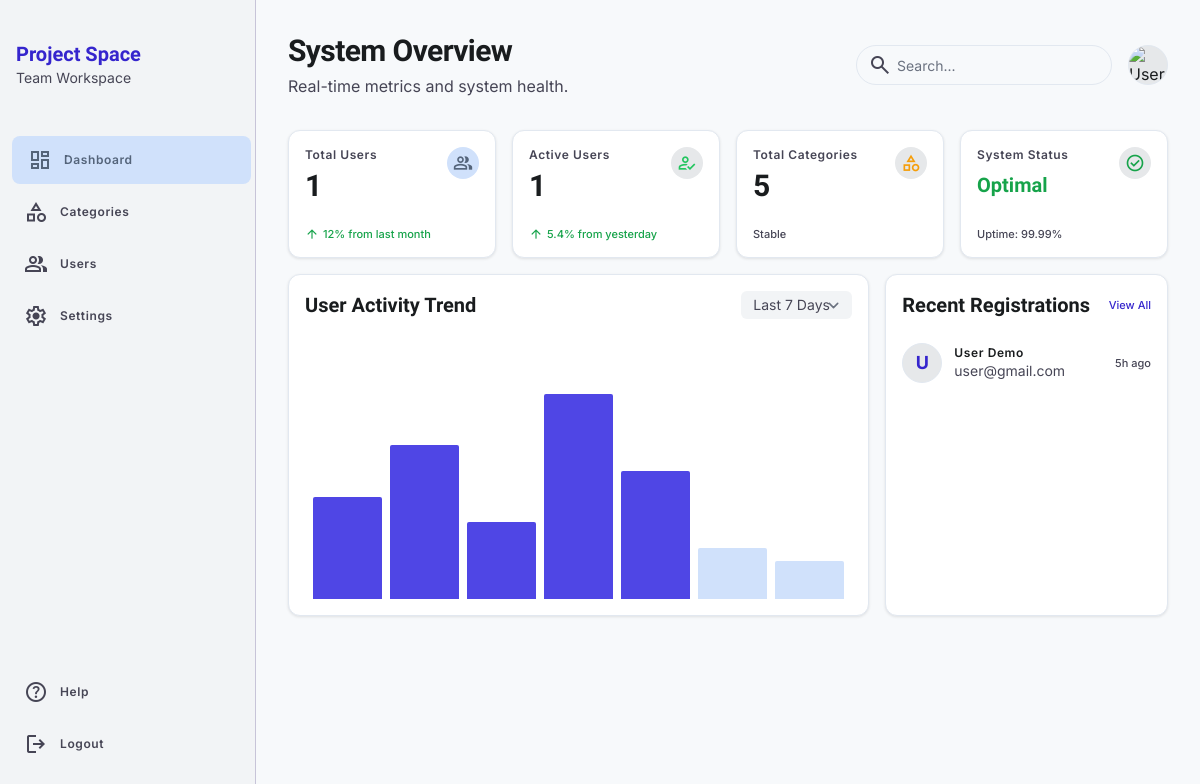
Page /admin/dashboard.php (signed in) on the committed database.
### tables this page shows
CREATE TABLE `users` (
  `id_user` int(11) NOT NULL,
  `nama` varchar(100) NOT NULL,
  `email` varchar(100) NOT NULL,
  `password` varchar(255) NOT NULL,
  `role` enum('user','admin') NOT NULL DEFAULT 'user',
  `status` enum('aktif','nonaktif') NOT NULL DEFAULT 'aktif',
  `created_at` datetime DEFAULT current_timestamp()
);

### admin/dashboard.php (the view, shortened to what the rows shown need)
<?php
require_once '../config/database.php';
$qRecent = mysqli_query($conn, "SELECT nama, email, created_at FROM users WHERE role = 'user' ORDER BY created_at DESC LIMIT 4");
$recentUsers = [];
if ($qRecent) {
    while ($row = mysqli_fetch_assoc($qRecent)) {
        $recentUsers[] = $row;
    }
}
function time_elapsed_string($datetime, $full = false) {
    $now = new DateTime();
    $ago = new DateTime($datetime);
    $diff = $now->diff($ago);
    $diff->w = floor($diff->d / 7);
    $diff->d -= $diff->w * 7;
    $string = array(
        'y' => 'year',
        'm' => 'month',
        'w' => 'week',
        'd' => 'day',
        'h' => 'h',
        'i' => 'm',
        's' => 's',
    );
    foreach ($string as $k => &$v) {
        if ($diff->$k) {
            $v = $diff->$k . $v;
        } else {
            unset($string[$k]);
        }
    }
    if (!$full) $string = array_slice($string, 0, 1);
    return $string ? implode(', ', $string) . ' ago' : 'just now';
}
?>
<!DOCTYPE html>
<html lang="en"><head>
<script src="https://cdn.tailwindcss.com?plugins=forms,container-queries"></script>
<script id="tailwind-config">
        tailwind.config = {
            darkMode: "class",
            theme: {
                extend: {
                    "colors": {
                        "inverse-on-surface": "#eff1f3",
                        "inverse-primary": "#c3c0ff",
                        "primary-fixed-dim": "#c3c0ff",
                        "surface-bright": "#f7f9fb",
                        "surface-container-lowest": "#ffffff",
                        "outline-variant": "#c7c4d8",
                        "surface-tint": "#4d44e3",
                        "priority-high": "#EF4444",
                        "secondary-fixed": "#d3e4fe",
                        "secondary-fixed-dim": "#b7c8e1",
                        "on-error": "#ffffff",
                        "status-todo": "#94A3B8",
                        "border": "#E2E8F0",
                        "on-tertiary-fixed": "#001a42",
                        "tertiary-fixed-dim": "#adc6ff",
                        "error": "#ba1a1a",
                        "surface": "#f7f9fb",
                        "on-secondary-fixed": "#0b1c30",
                        "on-surface-variant": "#464555",
                        "card-bg": "#FFFFFF",
                        "primary-fixed": "#e2dfff",
                        "tertiary": "#004598",
                        "on-secondary-container": "#54647a",
                        "on-tertiary-container": "#cedbff",
                        "secondary-container": "#d0e1fb",
                        "on-tertiary-fixed-variant": "#004395",
                        "priority-low": "#22C55E",
                        "surface-container-low": "#f2f4f6",
                        "on-secondary-fixed-variant": "#38485d",
                        "status-done": "#16A34A",
                        "on-primary-container": "#dad7ff",
                        "tertiary-container": "#005cc6",
                        "outline": "#777587",
                        "error-container": "#ffdad6",
                        "surface-container-high": "#e6e8ea",
                        "primary": "#3525cd",
                        "surface-dim": "#d8dadc",
                        "inverse-surface": "#2d3133",
                        "tertiary-fixed": "#d8e2ff",
                        "priority-medium": "#F59E0B",
                        "on-primary-fixed-variant": "#3323cc",
                        "on-background": "#191c1e",
                        "on-secondary": "#ffffff",
                        "surface-container-highest": "#e0e3e5",
                        "on-error-container": "#93000a",
                        "primary-container": "#4f46e5",
                        "on-tertiary": "#ffffff",
                        "deadline-warning": "#FB923C",
                        "secondary": "#505f76",
                        "background": "#f7f9fb",
                        "on-primary-fixed": "#0f0069",
                        "on-surface": "#191c1e",
                        "on-primary": "#ffffff",
                        "surface-container": "#eceef0",
                        "surface-variant": "#e0e3e5",
                        "text-main": "#1E293B"
                    },
                    "borderRadius": {
                        "DEFAULT": "0.25rem",
                        "lg": "0.5rem",
                        "xl": "0.75rem",
                        "full": "9999px"
                    },
                    "spacing": {
                        "unit": "4px",
                        "gutter": "16px",
                        "margin-mobile": "16px",
                        "container-max-width": "1440px",
                        "margin-desktop": "32px"
                    },
                    "fontFamily": {
                        "body-md": ["Inter"],
                        "headline-lg": ["Hanken Grotesk"],
                        "body-sm": ["Inter"],
                        "label-sm": ["Inter"],
                        "headline-lg-mobile": ["Hanken Grotesk"],
                        "label-md": ["Inter"],
                        "headline-md": ["Hanken Grotesk"]
                    },
                    "fontSize": {
                        "body-md": ["16px", { "lineHeight": "24px", "fontWeight": "400" }],
                        "headline-lg": ["30px", { "lineHeight": "38px", "letterSpacing": "-0.02em", "fontWeight": "700" }],
                        "body-sm": ["14px", { "lineHeight": "20px", "fontWeight": "400" }],
                        "label-sm": ["11px", { "lineHeight": "14px", "fontWeight": "500" }],
                        "headline-lg-mobile": ["24px", { "lineHeight": "32px", "letterSpacing": "-0.01em", "fontWeight": "700" }],
                        "label-md": ["12px", { "lineHeight": "16px", "letterSpacing": "0.05em", "fontWeight": "600" }],
                        "headline-md": ["20px", { "lineHeight": "28px", "fontWeight": "600" }]
                    }
                }
            }
        }
    </script>
</head>
<body class="bg-background text-on-background font-body-md min-h-screen flex text-body-md overflow-x-hidden">
<aside class="hidden md:flex flex-col h-screen py-4 gap-2 bg-surface-container-low dark:bg-inverse-surface border-r border-outline-variant fixed left-0 w-64 z-40">
<div class="px-4 py-6">
<h1 class="font-headline-md text-headline-md font-bold text-primary dark:text-inverse-primary">Project Space</h1>
</div>
</aside>
<main class="flex-1 md:ml-64 p-margin-mobile md:p-margin-desktop min-h-screen">
<header class="flex justify-between items-center mb-8">
<div>
<h2 class="font-headline-lg text-headline-lg-mobile md:text-headline-lg text-on-surface">System Overview</h2>
</div>
</header>
<div class="grid grid-cols-1 lg:grid-cols-3 gap-gutter">
<div class="bg-card-bg rounded-xl p-gutter border border-border shadow-[0px_1px_3px_rgba(0,0,0,0.1)] flex flex-col">
<div class="flex flex-col gap-4 flex-1">
<?php if(empty($recentUsers)): ?>
    <p class="text-on-surface-variant text-sm">Belum ada user yang terdaftar.</p>
<?php else: ?>
    <?php foreach($recentUsers as $ru):
        $initials = strtoupper(substr($ru['nama'], 0, 1));
    ?>
    <div class="flex items-center justify-between group">
    <div class="flex items-center gap-3">
    <div class="w-10 h-10 rounded-full bg-surface-container-high border border-border overflow-hidden flex items-center justify-center text-primary font-bold text-lg">
        <?= $initials ?>
    </div>
    <div>
    <p class="font-label-md text-label-md text-on-surface"><?= htmlspecialchars($ru['nama']) ?></p>
    <p class="font-body-sm text-body-sm text-on-surface-variant"><?= htmlspecialchars($ru['email']) ?></p>
    </div>
    </div>
    <span class="font-label-sm text-label-sm text-on-surface-variant group-hover:text-primary transition-colors"><?= time_elapsed_string($ru['created_at']) ?></span>
    </div>
    <?php endforeach; ?>
<?php endif; ?>
</div>
</div>
</div>
</main>
</body></html>

### rows in the picture
users: nama "U", nama "User Demo", email "user@gmail.com", created_at "5h ago"

### other values in the picture
$totalUsers "1"
$activeUsers "1"
$totalCategories "5"
